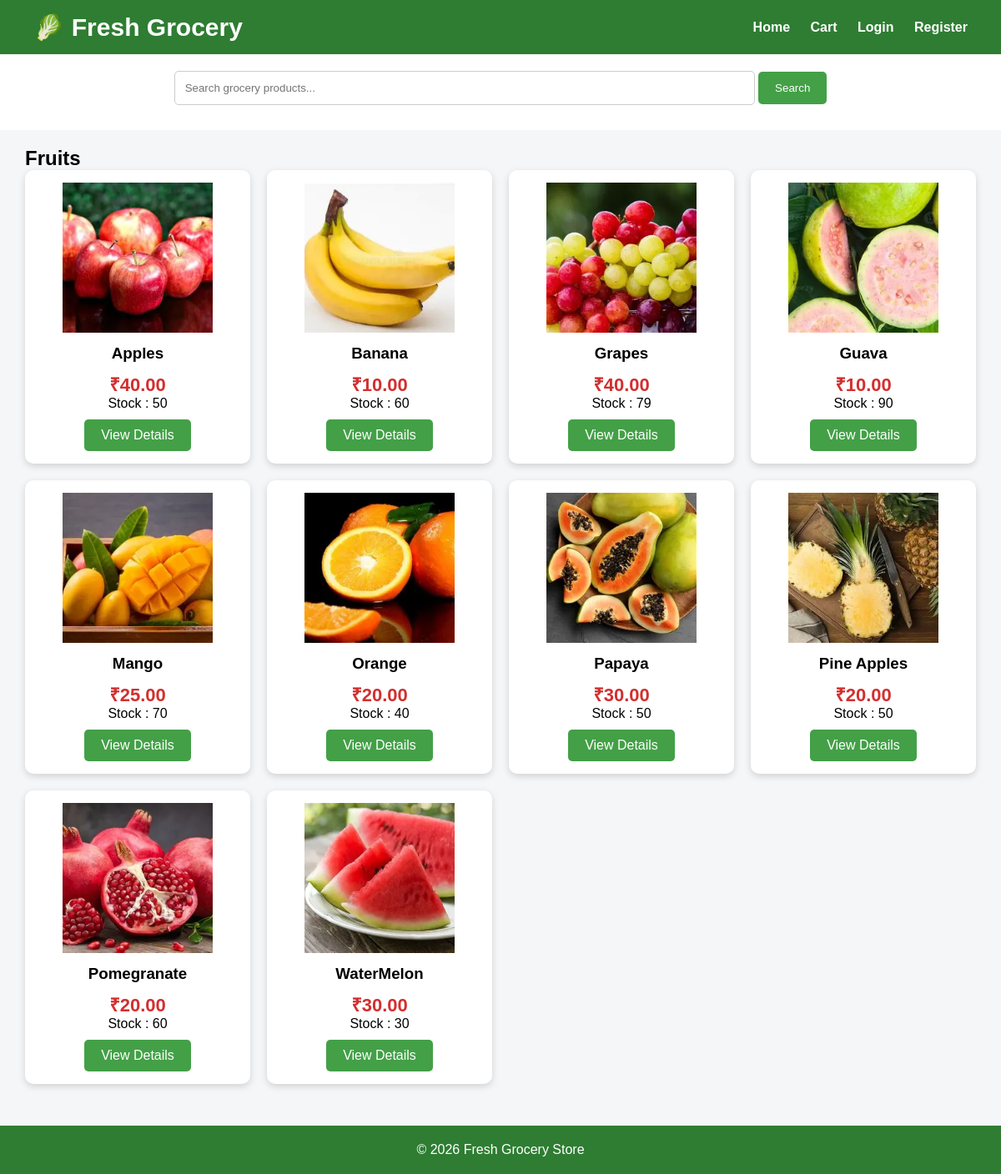
The app's page /category/2/ with its own data.
### groce/models.py (models this page shows, shortened)
class Category(models.Model):
    name = models.CharField(max_length=100)
    image = models.ImageField(upload_to='categories/')
    class Meta:
        ordering = ['name']
        verbose_name_plural = "Categories"

class Product(models.Model):
    category = models.ForeignKey(Category,on_delete=models.CASCADE)
    name=models.CharField(max_length=200)
    image=models.ImageField(upload_to='products/')
    price=models.DecimalField(max_digits=8,decimal_places=2)
    description=models.TextField()
    stock=models.PositiveIntegerField(default=1)
    available = models.BooleanField(default=True)
    created = models.DateTimeField(auto_now_add=True)
    class Meta:
        ordering = ['name']

### groce/views.py (the view)
# urls.py: path('category/<int:id>/',views.category,name='category'),
def category(request, id):
    category = get_object_or_404(
        Category,
        id=id
    )
    products = Product.objects.filter(
        category=category,
        available=True
    )
    return render(
        request,
        "category.html",
        {
            "category": category,
            "products": products
        }
    )

### groce/templates/category.html (shortened to what this page needs)
{% extends 'base.html' %}
{% block content %}
<h2>{{ category.name }}</h2>
<div class="products">
    {% for product in products %}
    <div class="product-card">
        <img src="{{ product.image.url }}" alt="{{ product.name }}">
        <h3>{{ product.name }}</h3>
        <p class="price">₹{{ product.price }}</p>
        <p>Stock : {{ product.stock }}</p>
        <a class="btn" href="{% url 'product_detail' product.id %}">
            View Details
        </a>
    </div>
    {% empty %}
    <h3>No Products Available</h3>
    {% endfor %}
</div>
{% endblock %}

### groce/templates/base.html (shortened to what this page needs)
{% load static %}
<!DOCTYPE html>
<html>
<head>
    <link rel="stylesheet" href="{% static 'css/style.css' %}">
</head>
<body>
<header>
    <div class="logo">
        <h1>🥬 Fresh Grocery</h1>
    </div>
    <nav>
        <a href="{% url 'home' %}">Home</a>
        <a href="{% url 'cart' %}">Cart</a>
        {% if user.is_authenticated %}
            <a href="{% url 'orders' %}">Orders</a>
            <a href="{% url 'profile' %}">Profile</a>
            <a href="{% url 'logout' %}">Logout</a>
        {% else %}
            <a href="{% url 'login' %}">Login</a>
            <a href="{% url 'register' %}">Register</a>
        {% endif %}
    </nav>
</header>
<div class="search-box">
    <form method="GET" action="{% url 'home' %}">
        <input
            type="text"
            name="q"
            placeholder="Search grocery products..."
            value="{{ request.GET.q }}"
        >
        <button type="submit">
            Search
        </button>
    </form>
</div>
<div class="container">
{% block content %}
{% endblock %}
</div>
<footer>
<p>
© 2026 Fresh Grocery Store
</p>
</footer>
</body>
</html>

### groce/static/css/style.css (style rules this page uses)
* { margin:0; padding:0; box-sizing:border-box; }
body { font-family:Arial, Helvetica, sans-serif; background:#f4f6f8; }
header { background:#2e7d32; color:white; display:flex; justify-content:space-between; align-items:center; padding:15px 40px; }
.logo h1 { font-size:30px; }
nav a { color:white; text-decoration:none; margin-left:20px; font-weight:bold; }
.search-box { background:white; padding:20px; text-align:center; }
.search-box input { width:60%; padding:12px; border:1px solid #ccc; border-radius:5px; }
.search-box button { padding:12px 20px; background:#43a047; color:white; border:none; border-radius:5px; cursor:pointer; }
.container { width:95%; margin:20px auto; }
.products { display:grid; grid-template-columns:repeat(auto-fill,minmax(220px,1fr)); gap:20px; }
.product-card { background:white; border-radius:10px; padding:15px; text-align:center; box-shadow:0 3px 8px rgba(0,0,0,.15); }
.product-card img { width:180px; height:180px; object-fit:cover; }
.product-card h3 { margin:10px 0; }
.price { color:#d32f2f; font-size:22px; font-weight:bold; }
.btn { display:inline-block; margin-top:10px; padding:10px 20px; background:#43a047; color:white; text-decoration:none; border-radius:5px; }
form input, form textarea, form select { width:100%; padding:10px; margin-bottom:10px; border:1px solid #ccc; border-radius:5px; }
footer { margin-top:50px; background:#2e7d32; color:white; text-align:center; padding:20px; }

### records on screen
Category: name "Fruits"
Product: image (picture), name "Apples", price "40.00", stock "50"
Product: image (picture), name "Banana", price "10.00", stock "60"
Product: image (picture), name "Grapes", price "40.00", stock "79"
Product: image (picture), name "Guava", price "10.00", stock "90"
Product: image (picture), name "Mango", price "25.00", stock "70"
Product: image (picture), name "Orange", price "20.00", stock "40"
Product: image (picture), name "Papaya", price "30.00", stock "50"
Product: image (picture), name "Pine Apples", price "20.00", stock "50"
Product: image (picture), name "Pomegranate", price "20.00", stock "60"
Product: image (picture), name "WaterMelon", price "30.00", stock "30"
